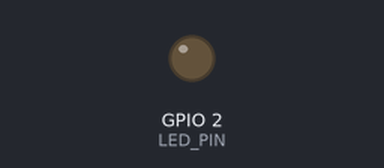
Bench run of a sketch on a simulated ESP32. On the bench: output pins drawn as LEDs (lit = HIGH).

Above: at 0.2 s.
At 9.3 s:
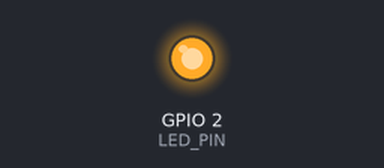
Timing chart, 0 to 9.6 s (numbered marks = the images above):
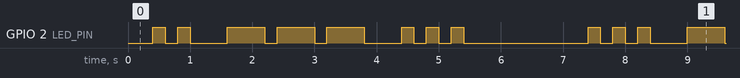

The sketch:

sketch_jun21a.ino
```cpp
// ESP32 DevKit 板载 LED 通常是 GPIO2
#define LED_PIN 2

// 时间参数，单位：毫秒
const unsigned long DOT_TIME = 200;      // 短闪
const unsigned long DASH_TIME = 600;     // 长闪
const unsigned long SYMBOL_GAP = 200;    // 同一字母内闪烁间隔
const unsigned long LETTER_GAP = 600;    // 字母之间间隔
const unsigned long SOS_GAP = 2000;      // 一轮 SOS 结束后的长停顿

// 用数组描述整个 SOS 闪烁序列
// true  表示 LED 亮
// false 表示 LED 灭
bool ledPattern[] = {
  // S: · · ·
  true,  false,
  true,  false,
  true,  false,

  // O: — — —
  true,  false,
  true,  false,
  true,  false,

  // S: · · ·
  true,  false,
  true,  false,
  true,  false
};

// 每个状态持续的时间
unsigned long durationPattern[] = {
  // S: 三次短闪
  DOT_TIME, SYMBOL_GAP,
  DOT_TIME, SYMBOL_GAP,
  DOT_TIME, LETTER_GAP,

  // O: 三次长闪
  DASH_TIME, SYMBOL_GAP,
  DASH_TIME, SYMBOL_GAP,
  DASH_TIME, LETTER_GAP,

  // S: 三次短闪
  DOT_TIME, SYMBOL_GAP,
  DOT_TIME, SYMBOL_GAP,
  DOT_TIME, SOS_GAP
};

// 当前执行到序列中的第几个状态
int patternIndex = 0;

// 记录上一次状态切换的时间
unsigned long previousMillis = 0;

// 自动计算序列长度
const int patternLength = sizeof(ledPattern) / sizeof(ledPattern[0]);

void setup() {
  pinMode(LED_PIN, OUTPUT);

  // 初始状态
  digitalWrite(LED_PIN, LOW);
}

void loop() {
  unsigned long currentMillis = millis();

  // 判断当前状态持续时间是否已经结束
  if (currentMillis - previousMillis >= durationPattern[patternIndex]) {
    previousMillis = currentMillis;

    // 切换到下一个状态
    patternIndex++;

    // 如果一轮 SOS 播放完毕，就回到开头
    if (patternIndex >= patternLength) {
      patternIndex = 0;
    }

    // 根据当前状态控制 LED
    digitalWrite(LED_PIN, ledPattern[patternIndex]);
  }
}
```

Measured:
- by itself, GPIO 2 (LED_PIN): repeats every 7.4 s: LOW 0.20 s, HIGH 0.20 s, LOW 0.60 s, 2 × (HIGH 0.60 s, LOW 0.20 s), HIGH 0.60 s, LOW 0.60 s, 2 × (HIGH 0.20 s, LOW 0.20 s), HIGH 0.20 s, LOW 2.0 s, HIGH 0.20 s, LOW 0.20 s, HIGH 0.20 s
- by itself, everything shown: repeats every 7.4 s, in 18 steps
